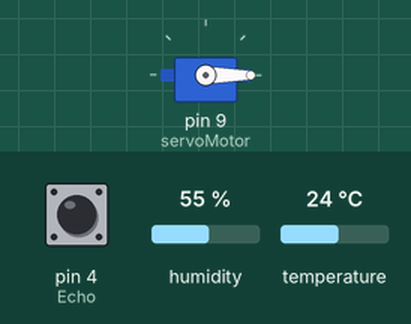
Simulated run of this sketch. Board: Arduino Uno, built with avr-gcc and run on an emulated ATmega328P. On the bench: servo. Inputs (shaded band) come from the test bench; at power-on: pin 4 (Echo) LOW, humidity 55 %, temperature 24 °C.

Above: at 0.1 s.
1.3 s: pin 4 (Echo) pulsed HIGH 5 times (0.12 s each, 0.3 s apart)
At 3.6 s:
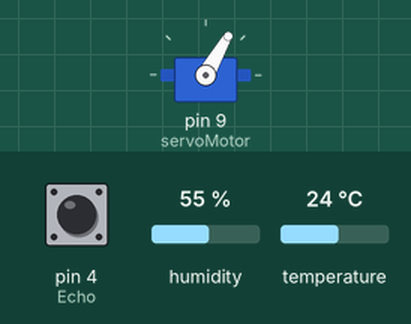
4.8 s: pin 4 (Echo) pulsed HIGH 5 times (0.12 s each, 0.3 s apart)
At 7.1 s:
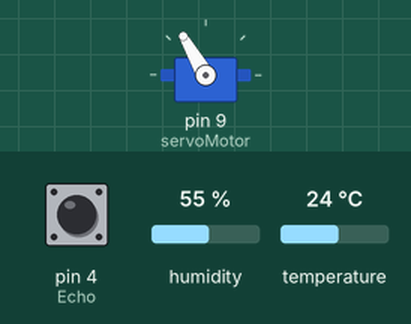
Timing chart, 0 to 20.3 s (numbered marks = the images above; inputs shaded):
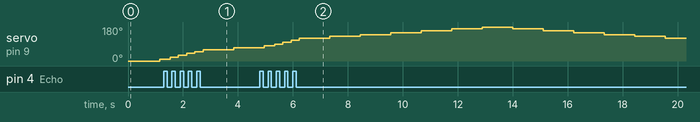

The sketch:

V2T.ino
```cpp
#include <DHT.h>
#include <Servo.h>
#include <SoftwareSerial.h>

SoftwareSerial mySerial(11, 10); // RX, TX (azul, naranja)

Servo servoMotor;

unsigned long t1;
int inc=0;
int cambio=0;
// Configuramos los pines del sensor Trigger y Echo
int Trig = 3;
int Echo = 4;
// Constante velocidad sonido en cm/s
const float VelSon = 34000.0;
float d;

#define DHTPIN 2
#define DHTTYPE DHT11
unsigned long T;

DHT dht(DHTPIN, DHTTYPE);
void setup() {
  Serial.begin(9600);
  mySerial.begin(9600);
  dht.begin();
  // Ponemos el pin Trig en modo salida
  pinMode(Trig, OUTPUT);
  // Ponemos el pin Echo en modo entrada
  pinMode(Echo, INPUT);
  // Iniciamos el servo para que empiece a trabajar con el pin 9
  servoMotor.attach(9);
  servoMotor.write(0);
  }
void loop() {
  if (millis()>=T){
    float h = dht.readHumidity();
    float t = dht.readTemperature();
    mySerial.print(t);
    mySerial.print(" ");
    mySerial.print(h);
    mySerial.print(" ");
    mySerial.print(h);
    mySerial.print(" ");
    mySerial.println(h);
    T=millis()+500;
  }
  if (millis()>=t1){
    if (inc==180){
      cambio = -1;
    }
    if (inc==0){
      cambio = 1;
    }

    servoMotor.write(inc);
    digitalWrite(Trig, LOW);
    digitalWrite(Trig, HIGH);
    // La función pulseIn obtiene el tiempo que tarda en cambiar entre estados, en este caso a HIGH
    unsigned long tiempo = pulseIn(Echo, HIGH);

    // Obtenemos la distancia en cm, hay que convertir el tiempo en segudos ya que está en microsegundos
    // por eso se multiplica por 0.000001
    d = tiempo * 0.000001 * VelSon / 2;
    mySerial.print(d);
    mySerial.print(" ");
    mySerial.println(inc);
    inc=inc+10*cambio;
    t1=millis()+100;
  }
}
```

Measured:
- by itself, servo on pin 9 (servoMotor): rises from 70° to 180° in 7.9 s, then falls to 120° in 6.7 s
